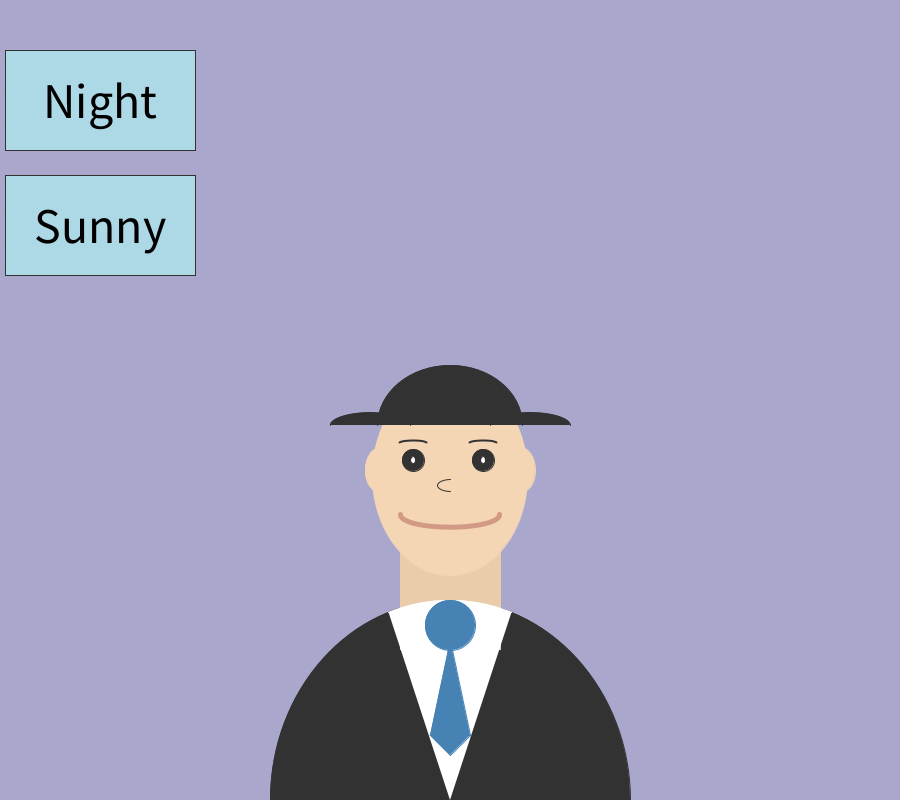
Frame 1 (no input)
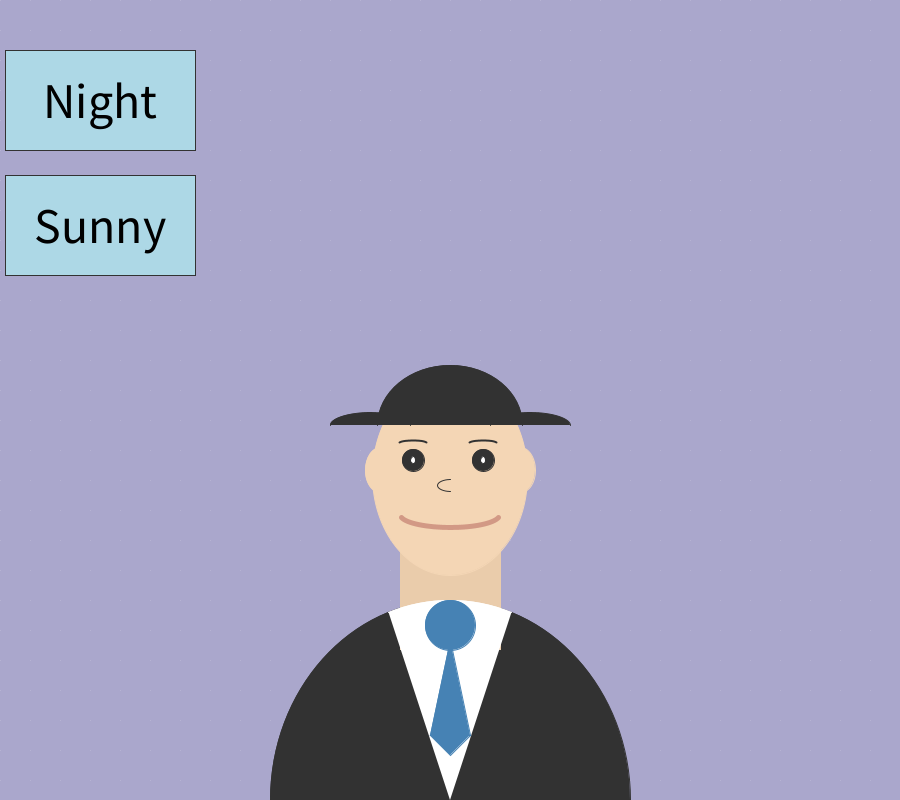
Frame 60 (the mouse pressed at the canvas centre just before this capture)
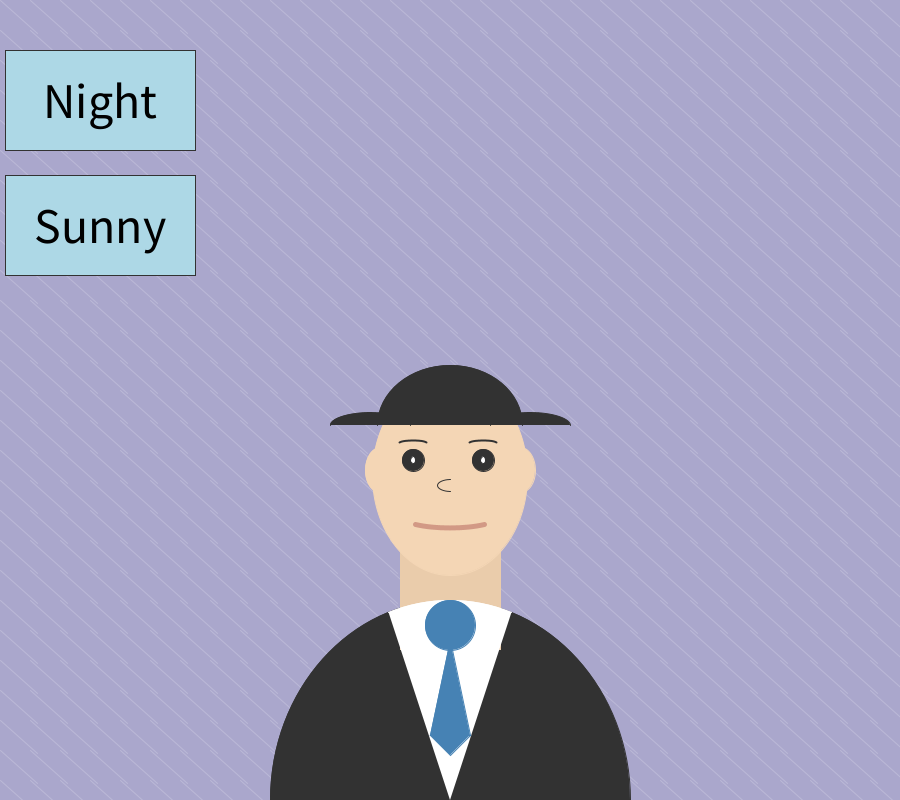
Frame 120 (the mouse held since frame 60 and released just before this capture)

The Processing sketch that drew these frames (run headless with seeded random() and noise(); from frame 60 on, the mouse is pressed at the canvas centre):

// Processing sketch: peter
// ── peter.pde
float x = 400;
float y = 0.01;
float smileFactor = 0.01;
boolean night = false;
float smile1 = 0.1;
float smile2 = 2;
boolean fireworks = false;
float randox  = random(300, 800);
float red = random(255);
float green = random(255);
float blue = random(255);
boolean suns = false;              // variable initializations
void setup() {
  size(900, 800);
}

void draw() {
  backs();
  fill(50);
  stroke(50);
  arc(450, 800, 360, 400, PI, TWO_PI);
  toggles();
  fireWorkFunc();
  strokeWeight(1);
  neckplus();
  outline();
  hat();
  eyes();
  lips();
  ears();
  sunnyFunc();
}


void lips() {
  noFill();                    // lips start
  stroke(210, 153, 133);
  strokeWeight(5);


  y = y + smileFactor;
  if (y >= 0.2 ||y <= - 1) {
    smileFactor = smileFactor * -1;
  }
  smile2 = smile2 + smile1;
  if (smile2 >= 10 || smile2 <= 1.9) {
    smile1 = smile1 * -1;
  }
  if (!night) {
    arc(450, 515, 100, 25, 0 - y, PI + y);
  }
  if (night) {
    stroke(0);
    line(430 - smile2, 515 + smile2, 470 + smile2, 530 - smile2);
  }                   // lips end
}


void neckplus() {
  fill(234, 204, 171); // neck start
  stroke(234, 204, 171);
  rectMode(CENTER);
  rect(450, 599, 100, 100); // neck done

  fill(255);                 // shirt start
  stroke(255);
  arc(450, 800, 360, 400, radians(250), radians(290));          // shirt done

  fill(70, 130, 180);             // tie start
  stroke(70, 130, 180);
  circle(450, 625, 50);

  triangle(430, 735, 450, 640, 470, 735);
  triangle(430, 735, 450, 755, 470, 735);        // tie done
}

void hat() {
  fill(50);             // hat start
  stroke(50);
  arc(450, 425, 145, 120, PI, TWO_PI);
  arc(370, 425, 80, 25, PI, TWO_PI);
  arc(530, 425, 80, 25, PI, TWO_PI);        // hat done
}

void outline() {
  fill(244, 214, 181); // outline face start
  stroke(244, 214, 181);
  ellipse(450, 475, 155, 200); // outline face done
}
void ears() {
  strokeWeight(1);                    // ears start
  stroke(244, 214, 181);
  fill(244, 214, 181);

  ellipse(380, 470, 30, 45);
  ellipse(520, 470, 30, 45);

  noFill();
  stroke(50);
  arc(450, 485, 25, 12, HALF_PI, PI + HALF_PI);           // ears done
}
void eyes() {
  noFill();                                 // eyes start
  //arc(413, 460, 25, 12, PI, TWO_PI);
  //arc(483, 460, 25, 12, PI, TWO_PI);
  fill(50);
  circle(413, 460, 22);
  circle(483, 460, 22);
  fill(255);
  ellipse(413, 460, -4.5, 7.5);
  ellipse(483, 460, -4.5, 7.5);
  noFill();
  strokeWeight(2);
  if (!suns || night) {
    arc(413, 445, 30, 10, PI + 0.5, TWO_PI - 0.5);
    arc(483, 445, 30, 10, PI + 0.5, TWO_PI - 0.5);        // eyes done
  }
}




void mousePressed() {
  if (mouseX >= 5 && mouseX <= 195) {
    if (mouseY >= 50 && mouseY <= 150) {
      night = !night;
    } else if (mouseY>= 175 && mouseY <= 275) {
      if (night) {
        fireworks = !fireworks;
      } else {
        suns = !suns;
      }
    }
  }
}

void backs() {
  if (night) {                     // bg if night
    background(0, 0, 53);
    fill(255);
    randomStars();
  } else {               // bg if day
    if (!suns) {
      background(170, 167, 204);
      for (float x = 0; x < width; x= x + 30) {
        for (float y = 0; y < height; y = y + 30) {
          stroke(255, 255, 255, 50);
          line(x, y, x + mouseX/12, y + mouseY/12);
        }
      }
    } else {                   // bg if sunny
      background(210, 205, 150);
    }
  }
}

void toggles() {           // buttons start
  fill(173, 216, 230);
  rectMode(CENTER);
  rect(100, 100, 190, 100);
  textSize(50);
  textAlign(CENTER, CENTER);
  fill(0);
  if (!night) {
    text("Night", 100, 100);
  } else {
    text("Day", 100, 100);
  }
  textSize(40);
  textAlign(CENTER, CENTER);
  fill(0);
  if (night) {
    fill(173, 216, 230);
    rect(100, 225, 190, 100);
    fill(0);
    if (!fireworks) {
      text("FireWorks", 100, 225);
    } else {
      text("Stop", 100, 225);
    }
  }
  if (!night) {
    fill(173, 216, 230);
    rect(100, 225, 190, 100);
    textSize(50);
    textAlign(CENTER, CENTER);
    fill(0);
    if (!suns) {
      text("Sunny", 100, 225);
    } else {
      text("Stop", 100, 225);             // buttons done
    }
  }
  strokeWeight(1);
}



int diameter = 30;

void fires() {
  noFill();                     // fireworks start
  strokeWeight(3);
  stroke(red, green, blue);
  if (diameter <= 200) {
    if (frameCount % 8 == 0) {
      circle(randox, 300, diameter);
      diameter += 10;
    }
  } else {

    fill(red, green, blue);
    circle(randox, 300, diameter);
    if (frameCount % 10 == 0) {
      diameter = 0;
      randox = random(250, width);
      red = random(255);
      green = random(255);
      blue = random(255);

      strokeWeight(1);
      fill(255);
      stroke(0);             //fireworks done
    }
  }
}


void fireWorkFunc() {
  if (fireworks) {
    fires();
  }
}


void sunnyFunc() {
  if (suns) {
    if (!night) {
      fill(0, 0, 0, mouseY/3.5);               // sunglasses start
      arc(413, 442, 50, 70, 0, PI);
      arc(483, 442, 50, 70, 0, PI);
      strokeWeight(5);
      stroke(0);
      line(388, 444, 374, 435);
      line(508, 444, 526, 435);
      fill(255, 195, 11);
      circle(850, 0, 200);
      stroke(245, 205, 22);
      stroke(0);
      line(388, 444, 508, 444);                 // sunglasses done
    }
  }
  strokeWeight(1);
}

void randomStars(){
    circle(random(width), random(height), 2);    // for the night bg
    circle(random(width), random(height), 2);
    circle(random(width), random(height), 2);
    circle(random(width), random(height), 2);
    circle(random(width), random(height), 2);
    circle(random(width), random(height), 2);
    circle(random(width), random(height), 2);
    circle(random(width), random(height), 2);
    circle(random(width), random(height), 2);
    circle(random(width), random(height), 2);
    circle(random(width), random(height), 2);
    circle(random(width), random(height), 2);
}
